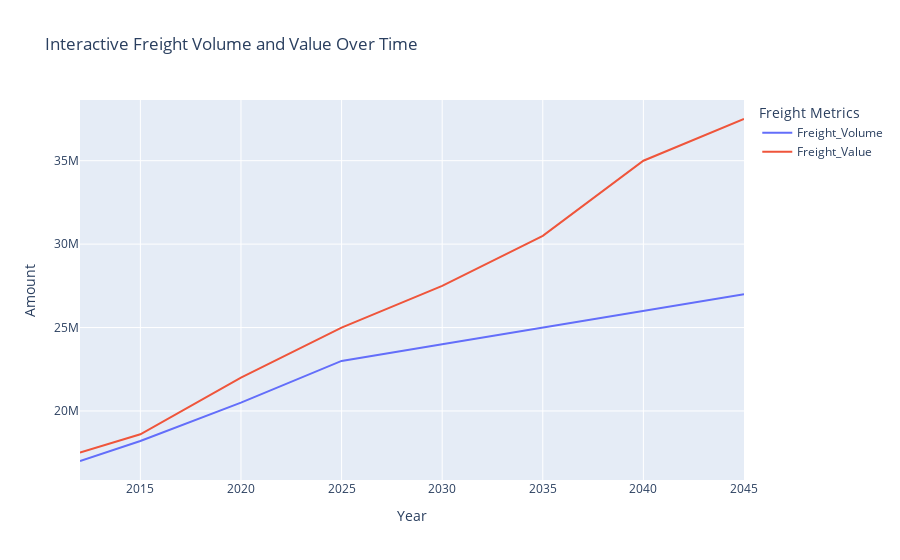

Source (notebook cell):
### Code cell
import plotly.express as px

# Create an interactive line plot for Freight Volume and Freight Value
fig = px.line(df, x='Year', y=['Freight_Volume', 'Freight_Value'], 
              title='Interactive Freight Volume and Value Over Time', 
              labels={'value': 'Amount', 'variable': 'Freight Metrics'})

# Show interactive plot
fig.show()

### Figure 1 — Plotly figure (JSON) as saved in the notebook; plotly's stock layout.template omitted (floating-point values rounded to 4 significant figures)
{"data": [{"hovertemplate": "Freight Metrics=Freight_Volume<br>Year=%{x}<br>Amount=%{y}<extra></extra>", "legendgroup": "Freight_Volume", "line": {"color": "#636efa", "dash": "solid"}, "marker": {"symbol": "circle"}, "mode": "lines", "name": "Freight_Volume", "orientation": "v", "showlegend": true, "type": "scatter", "x": [2012, 2015, 2020, 2025, 2030, 2035, 2040, 2045], "xaxis": "x", "y": [17000000, 18200000, 20500000, 23000000, 24000000, 25000000, 26000000, 27000000], "yaxis": "y"}, {"hovertemplate": "Freight Metrics=Freight_Value<br>Year=%{x}<br>Amount=%{y}<extra></extra>", "legendgroup": "Freight_Value", "line": {"color": "#EF553B", "dash": "solid"}, "marker": {"symbol": "circle"}, "mode": "lines", "name": "Freight_Value", "orientation": "v", "showlegend": true, "type": "scatter", "x": [2012, 2015, 2020, 2025, 2030, 2035, 2040, 2045], "xaxis": "x", "y": [17500000, 18600000, 22000000, 25000000, 27500000, 30500000, 35000000, 37500000], "yaxis": "y"}], "layout": {"legend": {"title": {"text": "Freight Metrics"}, "tracegroupgap": 0}, "title": {"text": "Interactive Freight Volume and Value Over Time"}, "xaxis": {"anchor": "y", "domain": [0, 1], "title": {"text": "Year"}}, "yaxis": {"anchor": "x", "domain": [0, 1], "title": {"text": "Amount"}}}}
